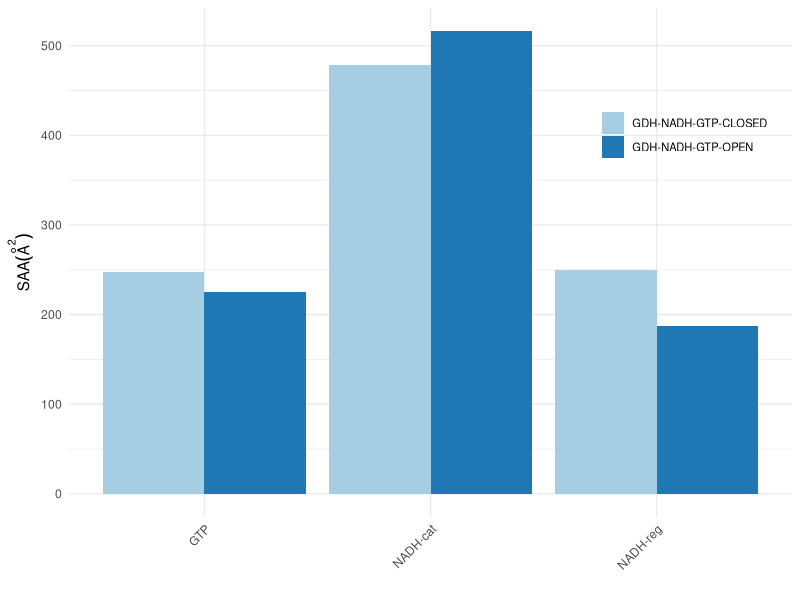
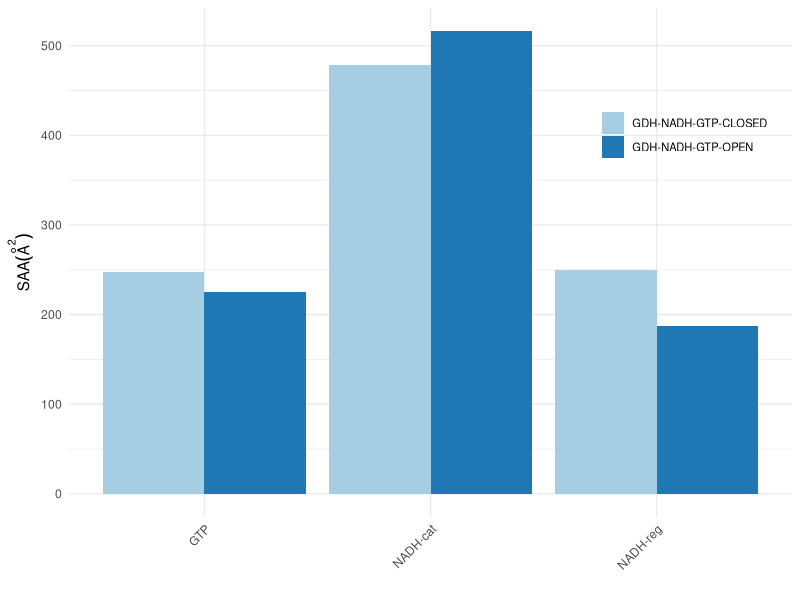

These charts were generated, in order, by the following R code:
library(tidyverse)
# data set creation of GTP(3jd4)
mydata=data.frame(ligand=rep(c("GTP","NADH-reg","NADH-cat"),each=2),
                SSA=c(225,247.1,187,250,516.7,479),
                type = rep(c("GDH-NADH-GTP-OPEN","GDH-NADH-GTP-CLOSED")))
#png("comp_SAA.png", width = 3, height = 3, units = 'in', res = 300)
ggplot(data=mydata, aes(x=ligand, y=SSA, fill=type)) +
  geom_bar(stat="identity", position=position_dodge())+
  scale_fill_brewer(palette="Paired")+
  theme_minimal()+theme(legend.title=element_blank())+
  labs(y=expression(paste("SAA",(ring(A)^2))),x="")+
  theme(axis.text.x = element_text(angle = 45, hjust = 1))+
  theme(legend.position = c(0.85, 0.75))+
  theme(legend.text = element_text(size=8))
ggsave(file = "comp_SSA.png", dpi = 300, width = 5.5, height = 5.5, units = "in")
